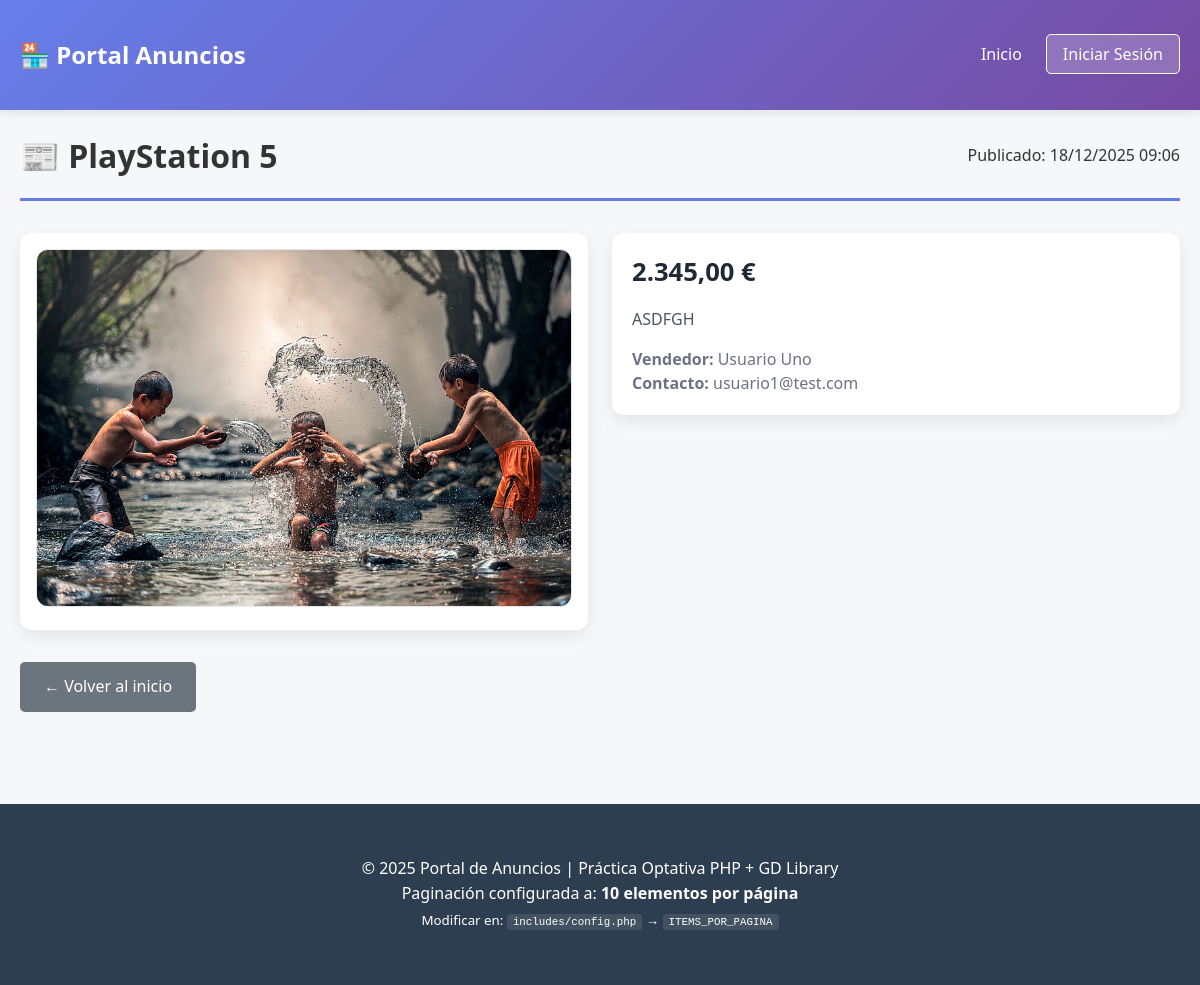
The page /public/detalle_anuncio.php?id=15 on the database its author committed.
### tables this page shows
CREATE TABLE `anuncios` (
  `id` int(11) NOT NULL,
  `usuario_id` int(11) NOT NULL,
  `titulo` varchar(200) NOT NULL,
  `descripcion` text DEFAULT NULL,
  `precio` decimal(10,2) DEFAULT NULL,
  `imagen_principal` varchar(255) DEFAULT NULL,
  `fecha_creacion` timestamp NOT NULL DEFAULT current_timestamp(),
  `fecha_actualizacion` timestamp NOT NULL DEFAULT current_timestamp() ON UPDATE current_timestamp(),
  `activo` tinyint(1) DEFAULT 1
);

CREATE TABLE `usuarios` (
  `id` int(11) NOT NULL,
  `username` varchar(50) NOT NULL,
  `password` varchar(255) NOT NULL,
  `email` varchar(100) NOT NULL,
  `nombre_completo` varchar(100) DEFAULT NULL,
  `fecha_registro` timestamp NOT NULL DEFAULT current_timestamp()
);

### includes/helpers.php (called while the page is built, shortened)
<?php
function e($string) {
    return htmlspecialchars($string, ENT_QUOTES, 'UTF-8');
}
function formatearPrecio($precio) {
    return number_format($precio, 2, ',', '.') . ' €';
}
function formatearFecha($fecha) {
    return date('d/m/Y H:i', strtotime($fecha));
}

### public/detalle_anuncio.php (the view, shortened to what this page needs)
<?php
require_once __DIR__ . '/../includes/helpers.php';
$anuncioId = isset($_GET['id']) ? (int)$_GET['id'] : 0;
$db = Database::getInstance()->getConnection();
$stmt = $db->prepare("SELECT a.*, u.username, u.nombre_completo, u.email
                      FROM anuncios a
                      JOIN usuarios u ON u.id = a.usuario_id
                      WHERE a.id = ?");
$stmt->execute([$anuncioId]);
$anuncio = $stmt->fetch();
$stmtFotos = $db->prepare("SELECT * FROM fotos WHERE anuncio_id = ? ORDER BY orden ASC, fecha_subida DESC");
$stmtFotos->execute([$anuncioId]);
$fotos = $stmtFotos->fetchAll();
$imagenPrincipal = $anuncio['imagen_principal'] ?: ($fotos[0]['ruta_original'] ?? '');
?>
<!DOCTYPE html>
<html lang="es">
<head>
    <link rel="stylesheet" href="<?= BASE_URL ?>css/style.css">
</head>
<body>
    <?php include __DIR__ . '/../includes/header.php'; ?>
    <div class="container">
        <div class="page-header">
            <h1>📰 <?= e($anuncio['titulo']) ?></h1>
            <p class="muted">Publicado: <?= formatearFecha($anuncio['fecha_creacion']) ?></p>
        </div>
        <div class="detalle-anuncio">
            <div class="detalle-media">
                <?php if ($imagenPrincipal): ?>
                    <img class="principal" src="<?= BASE_URL . $imagenPrincipal ?>" alt="<?= e($anuncio['titulo']) ?>">
                <?php else: ?>
                    <div class="empty-state">Sin imagen</div>
                <?php endif; ?>
            </div>
            <div class="detalle-info">
                <p class="precio"><?= $anuncio['precio'] !== null ? formatearPrecio($anuncio['precio']) : 'Precio no indicado' ?></p>
                <p><?= nl2br(e($anuncio['descripcion'])) ?></p>
                <div class="autor">
                    <p><strong>Vendedor:</strong> <?= e($anuncio['nombre_completo'] ?: $anuncio['username']) ?></p>
                    <p><strong>Contacto:</strong> <?= e($anuncio['email']) ?></p>
                </div>
            </div>
        </div>
        <div class="toolbar">
            <a class="btn" href="<?= BASE_URL ?>">← Volver al inicio</a>
        </div>
    </div>
    <?php include __DIR__ . '/../includes/footer.php'; ?>
</body>
</html>

### css/style.css (style rules this page uses)
* { margin: 0; padding: 0; box-sizing: border-box; }
body { font-family: 'Segoe UI', Tahoma, Geneva, Verdana, sans-serif; line-height: 1.6; color: #333; background: #f5f7fa; }
.container { max-width: 1200px; margin: 0 auto; padding: 20px; }
.precio { font-size: 1.3rem; font-weight: bold; color: #667eea; margin: 0.5rem 0; }
.btn { display: inline-block; padding: 0.75rem 1.5rem; background: #6c757d; color: white; text-decoration: none; border: none; border-radius: 5px; cursor: pointer; font-size: 1rem; transition: background 0.3s; }
.page-header { display: flex; justify-content: space-between; align-items: center; margin-bottom: 2rem; padding-bottom: 1rem; border-bottom: 3px solid #667eea; }
.page-header h1 { color: #333; }
.detalle-anuncio { display: grid; grid-template-columns: minmax(320px, 1fr) 1fr; gap: 1.5rem; align-items: start; margin: 2rem 0; }
.detalle-media { background: #fff; padding: 1rem; border-radius: 12px; box-shadow: 0 6px 18px rgba(0,0,0,0.08); }
.detalle-media .principal { width: 100%; max-height: 520px; object-fit: cover; border-radius: 12px; background: #f2f4f7; border: 1px solid #e5e7eb; }
.detalle-info { background: #fff; padding: 1.25rem; border-radius: 12px; box-shadow: 0 6px 18px rgba(0,0,0,0.08); display: flex; flex-direction: column; gap: 1rem; }
.detalle-info .precio { font-size: 1.6rem; color: #1f2937; font-weight: 700; margin: 0; }
.detalle-info p { margin: 0; color: #4b5563; line-height: 1.5; }
.detalle-info .autor p { color: #6b7280; }
.toolbar { display: flex; gap: 1rem; margin-bottom: 1.5rem; }

### rows shown on the page
anuncios: titulo "PlayStation 5", fecha_creacion "18/12/2025 09:06", imagen_principal (picture), precio "2.345,00 €", descripcion "ASDFGH", usuario.nombre_completo "Usuario Uno", usuario.email "usuario1@test.com"

### other values the page prints
ITEMS_POR_PAGINA "10"
